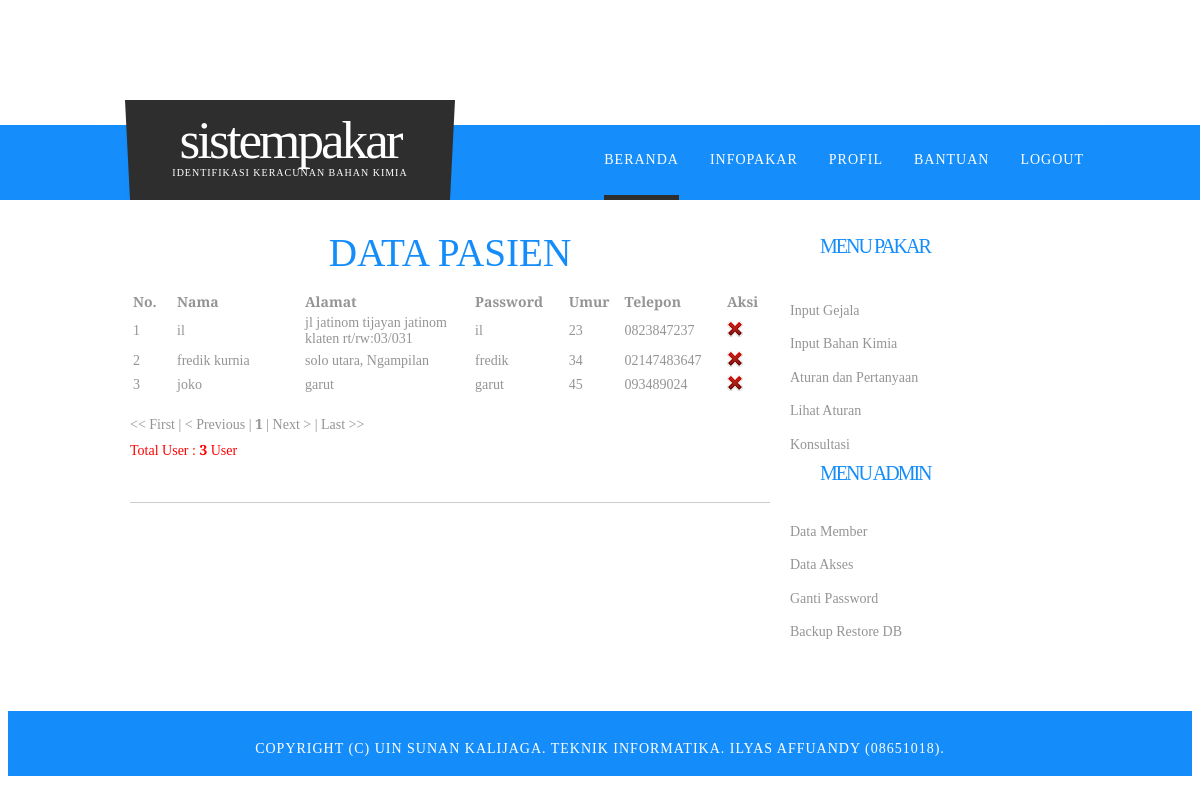
/home.php?page=anggota (signed in), run on an earlier commit of the app's database.
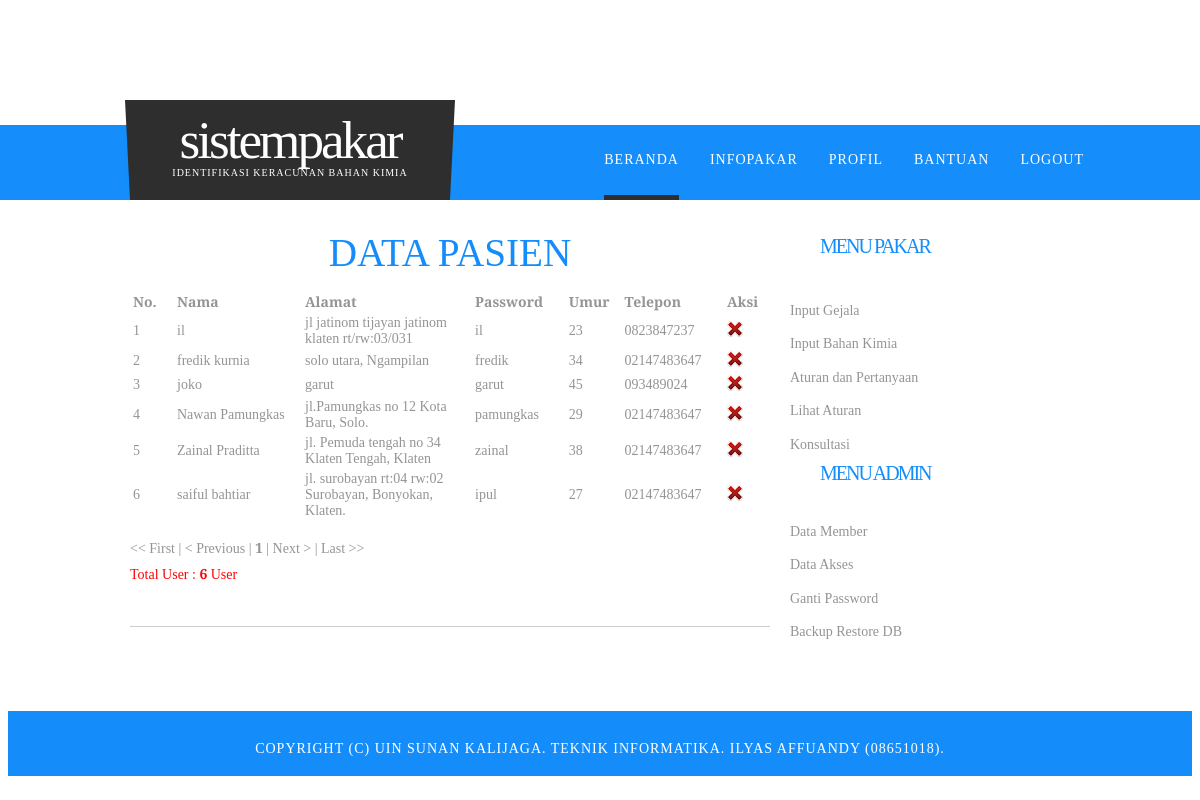
And on a later commit of the database.
### tables this page shows
CREATE TABLE IF NOT EXISTS `anggota` (
  `idu` int(3) NOT NULL AUTO_INCREMENT,
  `nama` varchar(30) NOT NULL,
  `alamat` text NOT NULL,
  `password` varchar(15) NOT NULL,
  `telepon` int(12) NOT NULL,
  `umur` varchar(2) NOT NULL,
  PRIMARY KEY (`idu`)
);

### page/anggota.php (the view, shortened to what this page needs)
                    <div>
                        <h2 align="center">DATA PASIEN</h2>
                    </div>
 <p><table id="tablemn" >
	<thead >
		<th width="5%" >No.</th>
		<th width="15%">Nama</th>
		<th width="20%">Alamat</th>
		<th width="10%">Password</th>
		<th width="5%">Umur</th>
		<th width="10%">Telepon</th>
		<th width="4%">Aksi</th>
	</thead>
	<tbody>
<?php
$batas=10;
$halaman = $_GET['halaman'];
if(empty($halaman))
{
$posisi=0;
$halaman=1;
}
else
{
$posisi = ($halaman-1) * $batas;
}
$no=$posisi+1;
$sql=  mysql_query("SELECT * FROM anggota ORDER BY idu ASC limit $posisi,$batas") or die (mysql_query());
if (mysql_num_rows($sql) == 0){
	echo '<tr><td colspan=4><center><br/><h4>Tidak ada data</h4></center></td></tr>';
	}else{
while ($row = mysql_fetch_array($sql)) {
     echo '<tr>
			<td>'.$no.'</td>
			<td align="topleft">'.$row['nama'].'</td>
			<td align="left">'.$row['alamat'].'</td>
			<td>'.$row['password'].'</td>
			<td>'.$row['umur'].'</td>
			<td>0'.$row['telepon'].'</td>
			<td>
            <a href="home.php?page=anggota&aksi=del&idu='.$row['idu'].'" onclick="return confirm(\'Apakah kamu yakin ingin menghapus '.$row['nama'].' ?\');" title="Delete"><img src="images/icons/cross.png" alt="Delete" /></a></td></tr>';
$no++;
			}
}
?>
	</tbody>
</table><br/>
<?php
$file="?page=anggota";
$tampil2="SELECT * FROM anggota ORDER BY idu ASC";
$hasil2=mysql_query($tampil2);
$jmldata=mysql_num_rows($hasil2);
$jmlhalaman=ceil($jmldata/$batas);
if($halaman > 1)
{
$previous=$halaman-1;
echo "<A HREF=$file&&halaman=1><< First</A> |
<A HREF=$file&&halaman=$previous>< Previous</A> | ";
}
else
{
echo "<< First | < Previous | ";
}
$angka=($halaman > 3 ? " ... " : " ");
for($i=$halaman-2;$i<$halaman;$i++)
{
if ($i < 1)
continue;
$angka .= "<a href=$file&&halaman=$i>$i</A> ";
}
$angka .= " <b>$halaman</b> ";
for($i=$halaman+1;$i<($halaman+3);$i++)
{
if ($i > $jmlhalaman)
break;
$angka .= "<a href=$file&&halaman=$i>$i</A> ";
}
$angka .= ($halaman+2<$jmlhalaman ? " ...
<a href=$file&&halaman=$jmlhalaman>$jmlhalaman</A> " : " ");
echo "$angka";
if($halaman < $jmlhalaman)
{
$next=$halaman+1;
echo " | <A HREF=$file&&halaman=$next>Next ></A> |
<A HREF=$file&&halaman=$jmlhalaman>Last >></A> ";
}
else
{
echo " | Next > | Last >>";
}
echo "<p><font color=red>Total User : <b>$jmldata</b> User</font></p>";
?>

### home.php (shortened to what this page needs)
<?
if(isset($_SESSION['userid']) & isset($_SESSION['level'])){
?>
<!DOCTYPE html PUBLIC "-//W3C//DTD XHTML 1.0 Strict//EN" "http://www.w3.org/TR/xhtml1/DTD/xhtml1-strict.dtd">
<html xmlns="http://www.w3.org/1999/xhtml">
<head>
<link href="css/style.css" rel="stylesheet" type="text/css" media="screen" />
</head>
<body>
<div id="wrapper">
	<div id="wrapper2">
		<div id="header" class="container">
			<div id="logo">
				<h1><a>SistemPakar </a></h1>
				<p>Identifikasi Keracunan Bahan Kimia</p>
			</div>
			<div id="menu">
				<ul>
					<li class="current_page_item"><a href="home.php?page=home_L">Beranda</a></li>
					<li><a href="home.php?page=InfoPakar">InfoPakar</a></li>
					<li><a href="home.php?page=profil">Profil</a></li>
					<li><a href="home.php?page=bantuan1">Bantuan</a></li>
					<li><a href=login.php?op=out>Logout</a></li>
				</ul>
			</div>
		</div>
		<div id="page">
			<div id="content">
				<div class="post">
					<div class="entry">
				<?php
                $page=$_GET['page'];
                if(isset($_GET['page'])){
					include 'page/'.$page.'.php';
				}else{
					include 'page/home_L.php';
				}
				?>
					</div>
				</div>
				<div style="clear: both;">&nbsp;</div>
			</div>
			<div id="sidebar">
				<ul>
				<?php
						if ($_SESSION['level']==10){
						include "user.php";
						}else if ($_SESSION['level']==20){
						include "admin.php";
						}
				?>
					<div style="clear: both;">&nbsp;</div>
			</div>
			<div style="clear: both;">&nbsp;</div>
		</div>
	</div>
</div>
<div id="footer-content">
	<div id="footer">
		<p>Copyright (c) UIN Sunan Kalijaga. Teknik Informatika. Ilyas Affuandy (08651018).</p>
	</div>
</div>
</body>
</html>
<?php
}else{
	echo "Anda dilarang mengakses halaman ini";
	header("location:index.php");
}
?>

### admin.php
<h2>Menu Pakar</h2>
   <ul>
     <li><a href="home.php?page=gejala">Input Gejala</a></li>
     <li><a href="home.php?page=bahan_kimia">Input Bahan Kimia</a></li>
     <li><a href="home.php?page=aturan">Aturan dan Pertanyaan</a></li>
  <li><a href="home.php?page=view/aturan1">Lihat Aturan</a></li>
  <li><a href="home.php?page=diagnosa">Konsultasi</a></li>
   </ul>
   </ul>
<h2>Menu Admin</h2>
<ul>
     <li><a href="home.php?page=anggota">Data Member</a></li>
     <li><a href="home.php?page=user">Data Akses</a></li>
     <li><a href="home.php?page=gnt_pass">Ganti Password</a></li>
     <li><a href="home.php?page=backup-restore/index">Backup Restore DB</a></li>
   </ul>

### css/style.css (style rules this page uses)
body { margin-top: 100px; padding: 0px; background: #FFFFFF url(../images/img02.jpg) repeat-x left top; font-family: 'Arvo', serif; font-size: 14px; color: #969493; }
h1, h2, h3 { margin: 0; padding: 0; font-family: 'Arvo', serif; font-weight: normal; color: #148DFB; }
h1 { font-size: 2em; }
h2 { font-size: 2.8em; }
p, ul, ol { margin-top: 0; line-height: 240%; }
a { text-decoration: none; color: #148DFB; }
.container { width: 1000px; margin: 0px auto; }
#header { overflow: hidden; width: 1000px; height: 100px; margin: 0 auto; padding: 0px 0px; background: url(../images/img01.jpg) no-repeat left top; }
#logo { float: left; width: 320px; margin: 0px; padding: 0px 0px 0px 30px; color: #FFFFFF; }
#logo h1 { display: block; padding: 10px 0px 0px 0px; letter-spacing: -3px; text-align: center; text-transform: lowercase; font-size: 3.8em; }
#logo h1 a { font-family: 'Arvo', serif; color: #FFFFFF; }
#logo p { margin-top: -10px; padding: 0px 0 0 0px; letter-spacing: 1px; text-transform: uppercase; text-align: center; font-family: 'Arvo', serif; font-size: 10px; color: #FFFFFF; }
#logo a { border: none; background: none; text-decoration: none; color: #000000; }
#menu { float: right; width: 600px; height: 90px; margin: 0 auto; padding: 0; }
#menu ul { float: right; margin: 0; padding: 25px 0px 0px 0px; list-style: none; line-height: normal; }
#menu li { float: left; height: 65px; padding: 0px 15px 0px 15px; }
#menu a { display: block; height: 70px; line-height: 70px; margin-right: 1px; letter-spacing: 1px; text-decoration: none; text-align: center; text-transform: uppercase; font-family: 'Arvo', serif; font-size: 14px; font-weight: normal; color: #FFFFFF; border: none; }
#menu a:hover, #menu .current_page_item a { border-bottom: 5px solid #2E2E2E; text-decoration: none; }
#page { width: 940px; margin: 0px auto; padding: 30px 0px; }
#content { float: left; width: 640px; padding: 0px 0px 0px 0px; }
.post { overflow: hidden; margin-bottom: 20px; border-bottom: 1px solid #CCCCCC; }
.post .entry { padding: 0px 0px 30px 0px; padding-bottom: 20px; text-align: justify; }
#sidebar { float: right; width: 280px; margin: 0px; padding: 0px 0px 0px 0px; font-family: 'Arvo', serif; }
#sidebar ul { margin: 0; padding: 0; list-style: none; }
#sidebar li { margin: 0; padding: 0; }
#sidebar h2 { margin: 0px; padding: 0px 0px 30px 0px; padding-left: 30px; letter-spacing: -2px; text-align: left; text-transform: uppercase; font-size: 20px; font-weight: normal; color: #148DFB; }
#sidebar a { border: none; color: #969493; }
#footer-content { background: #148DFB; }
#footer { width: 960x; margin: 0px auto; height: 50px; margin: 0 auto; padding: 0px 0 15px 0; background: #148DFB; }
#footer p { margin: 0; padding-top: 30px; line-height: normal; letter-spacing: 1px; text-align: center; text-decoration: none; text-transform: uppercase; font-weight: normal; color: #FFFFFF; }

What changed in the data, as far as the page shows it:
added anggota: nama "Nawan Pamungkas", alamat "jl.Pamungkas no 12 Kota Baru, Solo.", password "pamungkas", umur "29", telepon "2147483647"
added anggota: nama "Zainal Praditta", alamat "jl. Pemuda tengah no 34 Klaten Tengah, Klaten", password "zainal", umur "38", telepon "2147483647"
added anggota: nama "saiful bahtiar", alamat "jl. surobayan rt:04 rw:02 Surobayan, Bonyokan, Klaten.", password "ipul", umur "27", telepon "2147483647"
Also different on the page:
$jmldata: "3" → "6"
